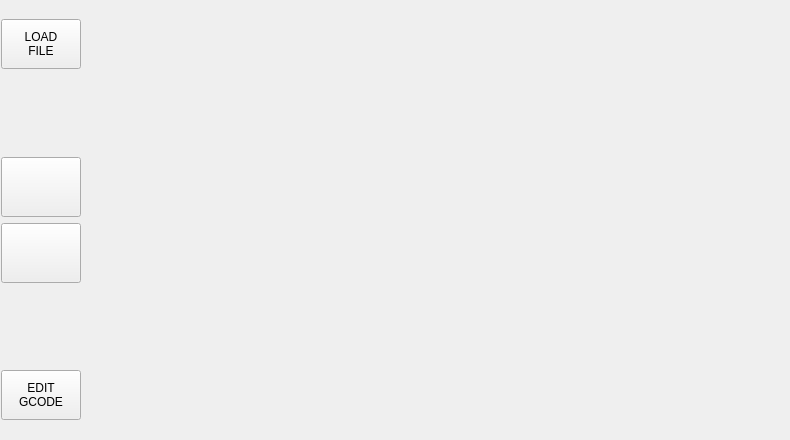
    <widget class="QWidget" name="tab_file">
     <attribute name="title">
      <string>File</string>
     </attribute>
     <widget class="FileManager" name="filemanager">
      <property name="geometry">
       <rect>
        <x>90</x>
        <y>10</y>
        <width>691</width>
        <height>421</height>
       </rect>
      </property>
      <property name="font">
       <font>
        <pointsize>7</pointsize>
       </font>
      </property>
     </widget>
     <widget class="QWidget" name="layoutWidget_2">
      <property name="geometry">
       <rect>
        <x>1</x>
        <y>9</y>
        <width>82</width>
        <height>421</height>
       </rect>
      </property>
      <layout class="QVBoxLayout" name="verticalLayout_21">
       <property name="topMargin">
        <number>10</number>
       </property>
       <property name="rightMargin">
        <number>0</number>
       </property>
       <property name="bottomMargin">
        <number>10</number>
       </property>
       <item>
        <widget class="QWidget" name="widget_file_copy_4" native="true">
         <layout class="QVBoxLayout" name="verticalLayout_22">
          <property name="leftMargin">
           <number>0</number>
          </property>
          <property name="topMargin">
           <number>0</number>
          </property>
          <property name="rightMargin">
           <number>0</number>
          </property>
          <property name="bottomMargin">
           <number>0</number>
          </property>
          <item>
           <widget class="QPushButton" name="btn_load_file_4">
            <property name="sizePolicy">
             <sizepolicy hsizetype="Fixed" vsizetype="Fixed">
              <horstretch>0</horstretch>
              <verstretch>0</verstretch>
             </sizepolicy>
            </property>
            <property name="minimumSize">
             <size>
              <width>80</width>
              <height>50</height>
             </size>
            </property>
            <property name="maximumSize">
             <size>
              <width>80</width>
              <height>50</height>
             </size>
            </property>
            <property name="toolTip">
             <string>Load selected file</string>
            </property>
            <property name="text">
             <string>LOAD
FILE</string>
            </property>
           </widget>
          </item>
          <item>
           <spacer name="verticalSpacer_19">
            <property name="orientation">
             <enum>Qt::Vertical</enum>
            </property>
            <property name="sizeHint" stdset="0">
             <size>
              <width>20</width>
              <height>40</height>
             </size>
            </property>
           </spacer>
          </item>
          <item>
           <widget class="QPushButton" name="btn_copy_right_4">
            <property name="sizePolicy">
             <sizepolicy hsizetype="Fixed" vsizetype="Fixed">
              <horstretch>0</horstretch>
              <verstretch>0</verstretch>
             </sizepolicy>
            </property>
            <property name="minimumSize">
             <size>
              <width>80</width>
              <height>60</height>
             </size>
            </property>
            <property name="maximumSize">
             <size>
              <width>80</width>
              <height>60</height>
             </size>
            </property>
            <property name="toolTip">
             <string>Copy file from left to right</string>
            </property>
            <property name="text">
             <string/>
            </property>
            <property name="icon">
             <iconset resource="../../my-qtdragron/qtdragon/qtdragon.qrc">
              <normaloff>:/buttons/images/Right_arrow.png</normaloff>:/buttons/images/Right_arrow.png</iconset>
            </property>
            <property name="iconSize">
             <size>
              <width>60</width>
              <height>60</height>
             </size>
            </property>
           </widget>
          </item>
          <item>
           <widget class="QPushButton" name="btn_copy_left_4">
            <property name="sizePolicy">
             <sizepolicy hsizetype="Fixed" vsizetype="Fixed">
              <horstretch>0</horstretch>
              <verstretch>0</verstretch>
             </sizepolicy>
            </property>
            <property name="minimumSize">
             <size>
              <width>80</width>
              <height>60</height>
             </size>
            </property>
            <property name="maximumSize">
             <size>
              <width>80</width>
              <height>60</height>
             </size>
            </property>
            <property name="toolTip">
             <string>Copy file from right to left</string>
            </property>
            <property name="text">
             <string/>
            </property>
            <property name="icon">
             <iconset resource="../../my-qtdragron/qtdragon/qtdragon.qrc">
              <normaloff>:/buttons/images/Left_arrow.png</normaloff>:/buttons/images/Left_arrow.png</iconset>
            </property>
            <property name="iconSize">
             <size>
              <width>60</width>
              <height>60</height>
             </size>
            </property>
           </widget>
          </item>
          <item>
           <spacer name="verticalSpacer_21">
            <property name="orientation">
             <enum>Qt::Vertical</enum>
            </property>
            <property name="sizeHint" stdset="0">
             <size>
              <width>20</width>
              <height>40</height>
             </size>
            </property>
           </spacer>
          </item>
         </layout>
        </widget>
       </item>
       <item>
        <widget class="QPushButton" name="btn_gcode_edit_4">
         <property name="sizePolicy">
          <sizepolicy hsizetype="Fixed" vsizetype="Fixed">
           <horstretch>0</horstretch>
           <verstretch>0</verstretch>
          </sizepolicy>
         </property>
         <property name="minimumSize">
          <size>
           <width>80</width>
           <height>50</height>
          </size>
         </property>
         <property name="maximumSize">
          <size>
           <width>80</width>
           <height>50</height>
          </size>
         </property>
         <property name="toolTip">
          <string>Edit currently loaded gcode file</string>
         </property>
         <property name="text">
          <string>EDIT
GCODE</string>
         </property>
         <property name="checkable">
          <bool>true</bool>
         </property>
        </widget>
       </item>
      </layout>
     </widget>
    </widget>
